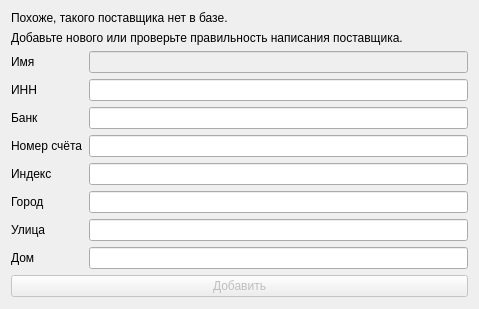
<?xml version="1.0" encoding="UTF-8"?>
<ui version="4.0">
 <class>provider</class>
 <widget class="QDialog" name="provider">
  <property name="geometry">
   <rect>
    <x>0</x>
    <y>0</y>
    <width>479</width>
    <height>309</height>
   </rect>
  </property>
  <property name="windowTitle">
   <string>Добавить нового поставщика</string>
  </property>
  <layout class="QVBoxLayout" name="verticalLayout_5">
   <item>
    <layout class="QVBoxLayout" name="verticalLayout_4">
     <item>
      <layout class="QVBoxLayout" name="verticalLayout_3">
       <item>
        <widget class="QLabel" name="label_9">
         <property name="sizePolicy">
          <sizepolicy hsizetype="Preferred" vsizetype="Maximum">
           <horstretch>0</horstretch>
           <verstretch>0</verstretch>
          </sizepolicy>
         </property>
         <property name="text">
          <string>Похоже, такого поставщика нет в базе.</string>
         </property>
        </widget>
       </item>
       <item>
        <widget class="QLabel" name="label_10">
         <property name="sizePolicy">
          <sizepolicy hsizetype="Preferred" vsizetype="Maximum">
           <horstretch>0</horstretch>
           <verstretch>0</verstretch>
          </sizepolicy>
         </property>
         <property name="text">
          <string>Добавьте нового или проверьте правильность написания поставщика.</string>
         </property>
        </widget>
       </item>
      </layout>
     </item>
     <item>
      <layout class="QHBoxLayout" name="horizontalLayout">
       <item>
        <layout class="QVBoxLayout" name="verticalLayout">
         <item>
          <widget class="QLabel" name="label">
           <property name="text">
            <string>Имя</string>
           </property>
          </widget>
         </item>
         <item>
          <widget class="QLabel" name="label_2">
           <property name="text">
            <string>ИНН</string>
           </property>
          </widget>
         </item>
         <item>
          <widget class="QLabel" name="label_3">
           <property name="text">
            <string>Банк</string>
           </property>
          </widget>
         </item>
         <item>
          <widget class="QLabel" name="label_4">
           <property name="text">
            <string>Номер счёта</string>
           </property>
          </widget>
         </item>
         <item>
          <widget class="QLabel" name="label_5">
           <property name="text">
            <string>Индекс</string>
           </property>
          </widget>
         </item>
         <item>
          <widget class="QLabel" name="label_6">
           <property name="text">
            <string>Город</string>
           </property>
          </widget>
         </item>
         <item>
          <widget class="QLabel" name="label_7">
           <property name="text">
            <string>Улица</string>
           </property>
          </widget>
         </item>
         <item>
          <widget class="QLabel" name="label_8">
           <property name="text">
            <string>Дом</string>
           </property>
          </widget>
         </item>
        </layout>
       </item>
       <item>
        <layout class="QVBoxLayout" name="verticalLayout_2">
         <item>
          <widget class="QLineEdit" name="name">
           <property name="enabled">
            <bool>false</bool>
           </property>
          </widget>
         </item>
         <item>
          <widget class="QLineEdit" name="inn"/>
         </item>
         <item>
          <widget class="QLineEdit" name="bankn">
           <property name="text">
            <string/>
           </property>
          </widget>
         </item>
         <item>
          <widget class="QLineEdit" name="n_account"/>
         </item>
         <item>
          <widget class="QLineEdit" name="index"/>
         </item>
         <item>
          <widget class="QLineEdit" name="city"/>
         </item>
         <item>
          <widget class="QLineEdit" name="street"/>
         </item>
         <item>
          <widget class="QLineEdit" name="building"/>
         </item>
        </layout>
       </item>
      </layout>
     </item>
    </layout>
   </item>
   <item>
    <widget class="QPushButton" name="pushButton">
     <property name="enabled">
      <bool>false</bool>
     </property>
     <property name="text">
      <string>Добавить</string>
     </property>
    </widget>
   </item>
  </layout>
 </widget>
 <resources/>
 <connections/>
</ui>
